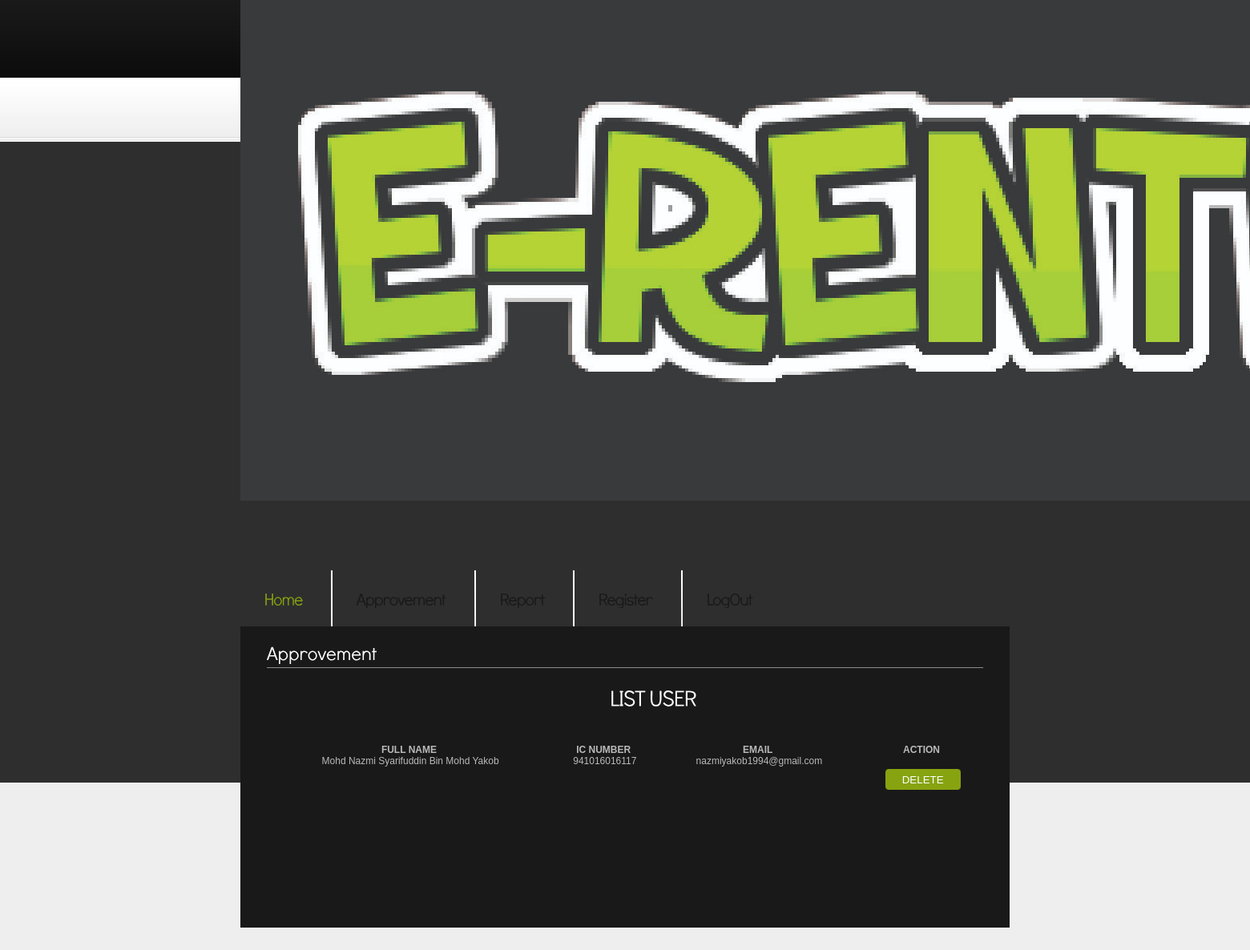
The app's page /admin.php, older data.
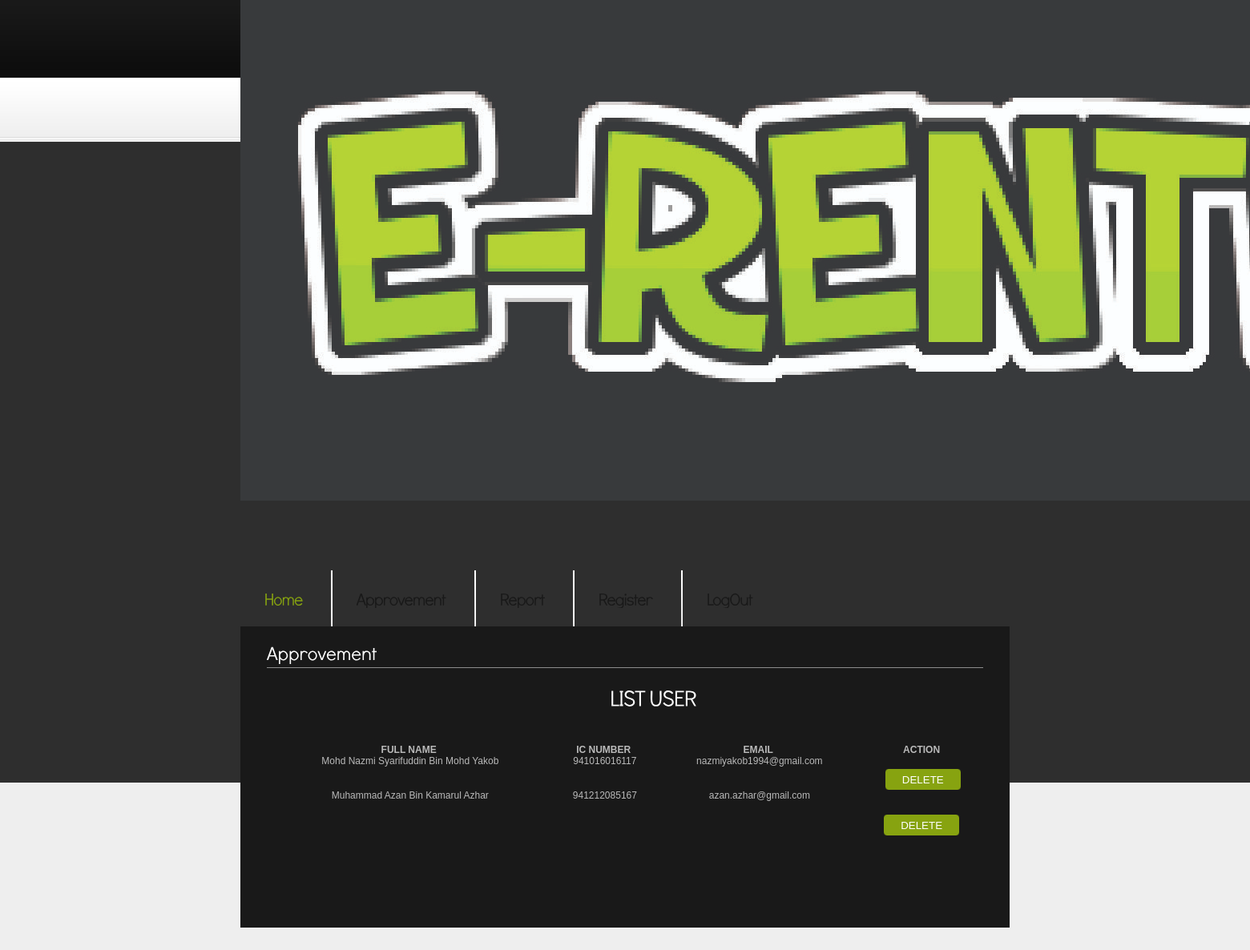
The same page, newer data.
### tables this page shows
CREATE TABLE `user` (
  `ic_no` bigint(20) NOT NULL,
  `fullname` varchar(100) NOT NULL,
  `password` varchar(20) NOT NULL,
  `email` varchar(30) NOT NULL,
  `phone_number` int(12) NOT NULL,
  `user_type` varchar(5) NOT NULL
);

### admin.php (the view, shortened to what this page needs)
<html lang="en">
<head>
<link rel="stylesheet" href="css/reset.css" type="text/css" media="all">
<link rel="stylesheet" href="css/layout.css" type="text/css" media="all">
<link rel="stylesheet" href="css/style.css" type="text/css" media="all">
</head>
<body id="page1">
<div class="body1">
  <div class="main">
    <header>
      <img src="title.jpg">
      <div class="wrapper">
        <ul id="icons">
          <li><a href="#" class="normaltip"><img src="images/icon1.jpg" alt=""></a></li>
          <li><a href="#" class="normaltip"><img src="images/icon2.jpg" alt=""></a></li>
          <li><a href="#" class="normaltip"><img src="images/icon3.jpg" alt=""></a></li>
        </ul>
      </div>
      <nav>
        <ul id="menu">
          <li id="menu_active"><a href="admin.php">Home</a></li>
          <li class="menu_active"><a href="approvement.php">Approvement</a></li>
          <li class="menu_active"><a href="report.php">Report</a></li>
          <li class="menu_active"><a href="register.php">Register</a></li>
          <li class="endr" ><a href="logout.php">LogOut</a></li>
        </ul>
      </nav>
    </header>
  </div>
</div>
<div class="body2" style="height: 100%;">
  <div class="main">
    <section id="content">
      <div class="wrapper" style="height: 100%;">
        <article>
          <form id="form_1" action="#" method="post">
            <div class="pad1">
              <h3>Approvement</h3>
              <?php
                $query1=mysql_query("SELECT * FROM user");
                echo " <h4><center> LIST USER </center></h4>
                <p><br>
                <table border='1' text-align='center' width='100%'>
                <tr bgcolor='lightyellow'>
                  <th><center> FULL NAME </center></th>
                  <th><center> IC NUMBER </center></th>
                  <th><center> EMAIL </center></th>
                  <th><center> ACTION </center></th>
                </tr>
                </div></div>";
                while($query2=mysql_fetch_array($query1))
                {
                  echo"<tr height='30px'>";
                  echo "<td align='center' valign='top'>&nbsp;" . $query2['fullname'] . "</td>";
                  echo "<td align='center' valign='top'>&nbsp;" . $query2['ic_no'] . "</td>";
                  echo "<td align='center' valign='top'>&nbsp;" . $query2['email'] . "</td>";
                  echo "<td align='center'>&nbsp;" . "<form action='' method='POST'><button type='submit' class='button' span='2' formaction='user_delete.php?fullname=".$query2['fullname']."'>DELETE</button></form>";
                  echo "</td>";
                  echo "</tr>";
                }
              ?>
            </div>
      </div>
</body>
</html>

### css/style.css (style rules this page uses)
article, aside, audio, canvas, command, datalist, details, embed, figcaption, figure, footer, header, hgroup, keygen, meter, nav, output, progress, section, source, video { display:block }
.wrapper { width:100%; overflow:hidden }
body { background:#eee; border:0; font:12px Arial, Helvetica, sans-serif; color:#bababa; line-height:20px }
.main { margin:0 auto; width:960px }
.body1 { background:url(../images/bg_top.gif) top repeat-x }
.body2 { background:#2e2e2e }
a { color:#87a310; text-decoration:underline; outline:none }
h3 { font-size:24px; color:#fff; line-height:1.2em; padding:42px 0 19px 0 }
h4 { font-size:27px; color:#fff; line-height:1.2em; padding:10px 0 23px 70px; letter-spacing:-1px }
p { padding-bottom:20px }
header { position:relative; height:177px }
#icons { float:right; padding:34px 29px 0 0 }
#icons li { float:left; padding-left:10px }
#menu { padding:33px 0 0 }
#menu li { padding:26px 37px 23px 30px; float:left; background:url(../images/menu_line.gif) right 0 no-repeat }
#menu .endr { background:none; text-align: right }
#menu li a { display:inline-block; overflow:hidden; font-size:21px; color:#191919; line-height:1.2em; text-decoration:none; letter-spacing:-1px }
#menu li a:hover, #menu #menu_active a { color:#87a310 }
#content { padding-top:20px; padding-bottom:32px }
.pad1 { padding:0 30px 0 33px }
.button { display:inline-block; width:89px; line-height:26px; height:26px; color:#fff; text-decoration:none; background:url(../images/button_bg.png) 0 0 no-repeat; text-align:center }
#form_1 { background:#191919; height:360px; padding-bottom:16px; color:#bababa }
#form_1 h3 { padding:23px 0 4px 0; border-bottom:1px solid #8c8c8c; margin-bottom:15px }
#form_1 .button { margin-top:17px; background-image:url(../images/button_bg_form.png); width:94px }
#form_1 .pad1 { padding:0 33px }

Row changes from the older to the newer data that the page shows:
added user: fullname "Muhammad Azan Bin Kamarul Azhar", ic_no "941212085167", email "azan.azhar@gmail.com"
